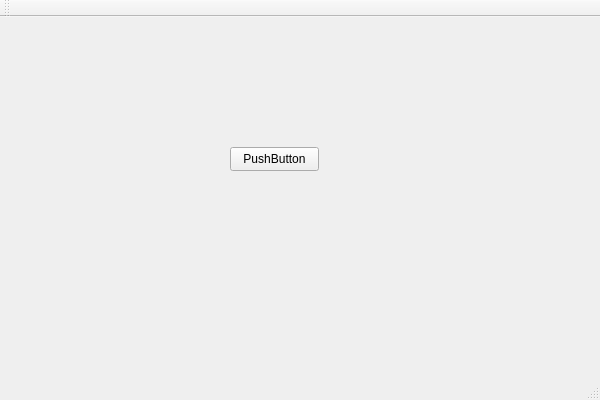
<?xml version="1.0" encoding="UTF-8"?>
<ui version="4.0">
 <class>TwinCAT3_QtClass</class>
 <widget class="QMainWindow" name="TwinCAT3_QtClass">
  <property name="geometry">
   <rect>
    <x>0</x>
    <y>0</y>
    <width>600</width>
    <height>400</height>
   </rect>
  </property>
  <property name="windowTitle">
   <string>TwinCAT3_Qt</string>
  </property>
  <widget class="QWidget" name="centralWidget">
   <widget class="QPushButton" name="pushButton">
    <property name="geometry">
     <rect>
      <x>230</x>
      <y>130</y>
      <width>89</width>
      <height>24</height>
     </rect>
    </property>
    <property name="text">
     <string>PushButton</string>
    </property>
   </widget>
  </widget>
  <widget class="QMenuBar" name="menuBar">
   <property name="geometry">
    <rect>
     <x>0</x>
     <y>0</y>
     <width>600</width>
     <height>25</height>
    </rect>
   </property>
  </widget>
  <widget class="QToolBar" name="mainToolBar">
   <attribute name="toolBarArea">
    <enum>TopToolBarArea</enum>
   </attribute>
   <attribute name="toolBarBreak">
    <bool>false</bool>
   </attribute>
  </widget>
  <widget class="QStatusBar" name="statusBar"/>
 </widget>
 <layoutdefault spacing="6" margin="11"/>
 <resources>
  <include location="TwinCAT3_Qt.qrc"/>
 </resources>
 <connections/>
</ui>
